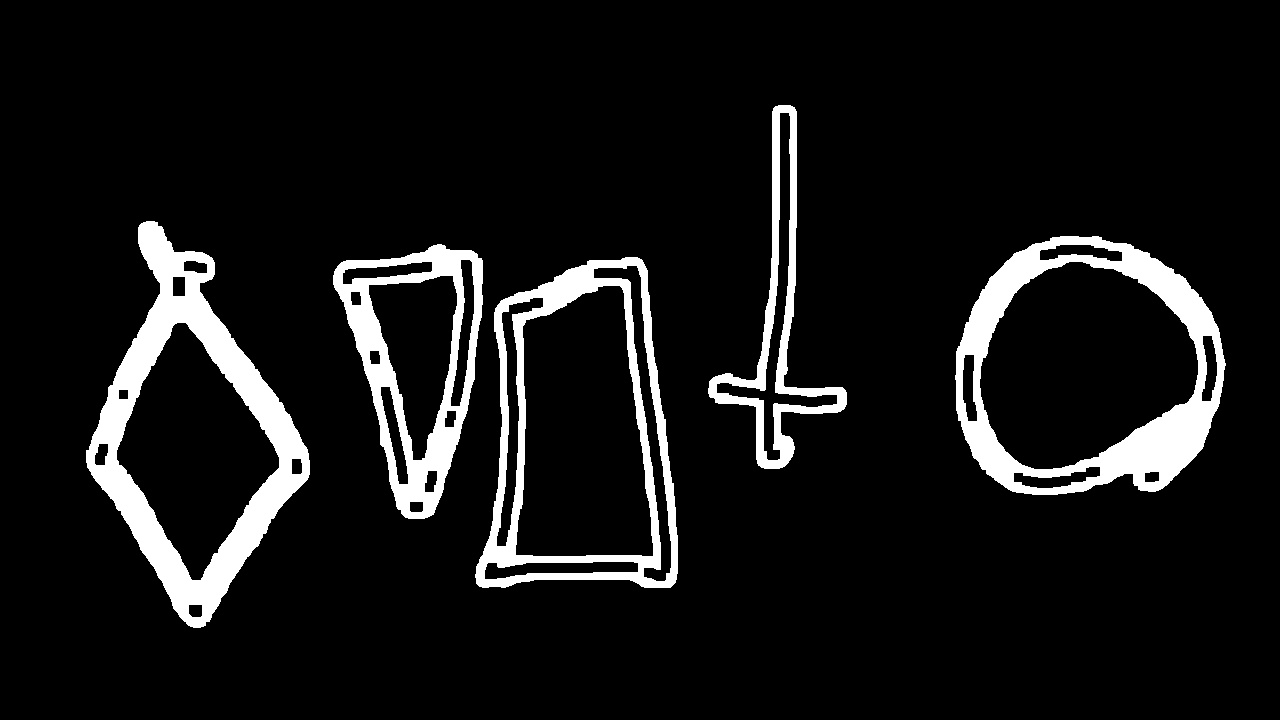
#> input picture circle/test_img/14_3.jpg_thresh.jpg, 1280 x 720 px, given in place of img5_extracted_paper.jpg, which was not available
$ python ShapeAnalyzer.py
#> lines starting #> are read from the running program, lines starting #| are printed output that depends on the picture; after the words box and inside, x2 and y2 are one past the last pixel; in counts of white or black regions, pixels touching at a corner belong together; pictures that were not available may be replaced by others from this repository, and a replacement may not be noted
import cv2
import numpy as np
import math
import os


class ShapeAnalyzer:
    def __init__(self, image_path="extracted_paper.jpg"):
        self.image_path = image_path
        self.img = None
        self.result_img = None

    def process(self, debug=False):

#> called with debug = True
        self.img = cv2.imread(self.image_path)
#> self.img is the input picture: shape (720, 1280, 3); min 0, max 255, mean 22.2
        # cv2.imshow("original", self.img)
        if self.img is None:
            print("無法讀取圖片，請檢查路徑是否正確")
            return
        self.result_img = self.img.copy()
        gray = cv2.cvtColor(self.img, cv2.COLOR_BGR2GRAY)
        blurred = cv2.GaussianBlur(gray, (5, 5), 0)
        # cv2.imshow("blurred", blurred)
        # 使用自適應二值化取代 Canny 邊緣檢測
        adaptive_thresh = cv2.adaptiveThreshold(
            blurred, 255, cv2.ADAPTIVE_THRESH_MEAN_C, cv2.THRESH_BINARY, 13, 2
        )
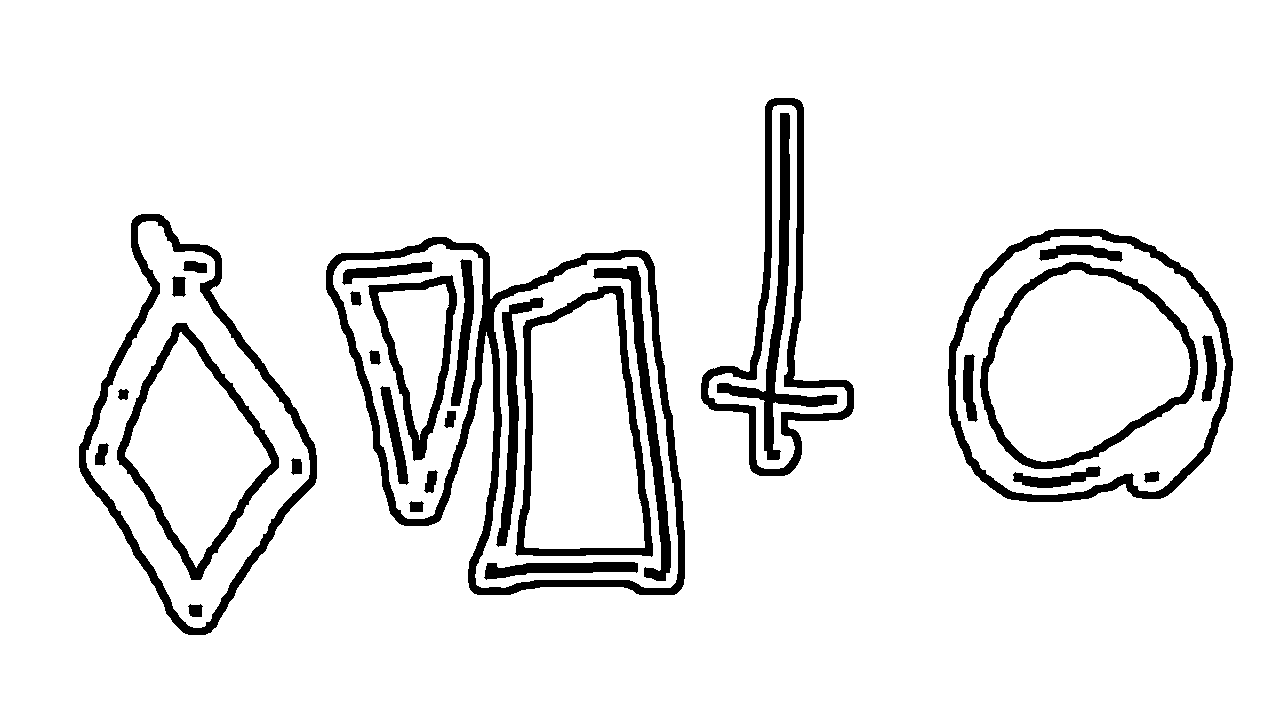
#> adaptive_thresh: shape (720, 1280); 91.7% white; 31 black regions, largest, box (x1, y1, x2, y2) and area: (326, 237, 685, 595) 13361, (79, 214, 317, 635) 8634, (701, 98, 854, 476) 7517

        # cv2.imshow("adaptive_thresh", adaptive_thresh)

        # 反轉圖像，讓物體變成白色，背景變成黑色
        thresh = cv2.bitwise_not(adaptive_thresh)

        # 形態學操作：先連接斷線，再去除雜訊
        # 使用閉運算連接斷開的線條
        kernel_close = np.ones((5, 5), np.uint8)
        thresh = cv2.morphologyEx(thresh, cv2.MORPH_CLOSE, kernel_close, iterations=2)
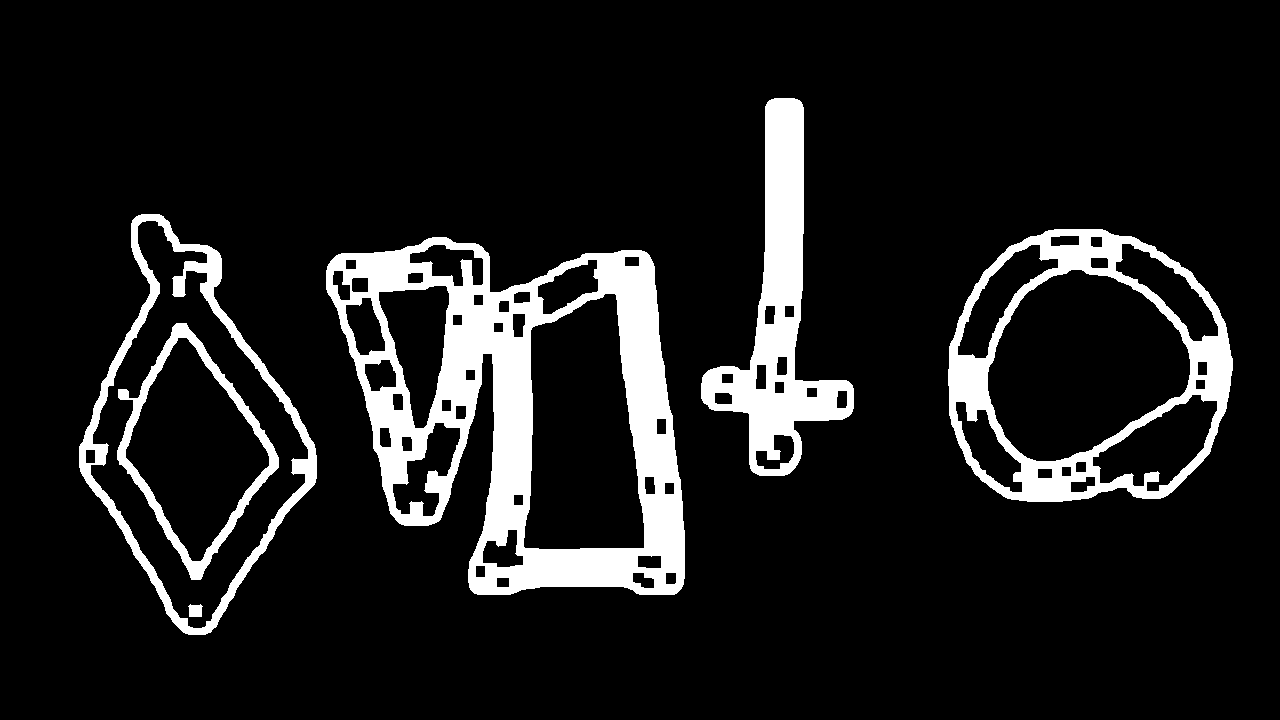
#> thresh: shape (720, 1280); 11.1% white; 6 white regions, box (x1, y1, x2, y2) and area: (326, 237, 685, 595) 49547, (948, 229, 1233, 502) 19046, (701, 98, 854, 476) 18101, (79, 214, 317, 635) 10023, (117, 323, 279, 580) 5300, (188, 604, 203, 617) 160

        # 再用開運算去除小雜訊
        kernel_open = np.ones((3, 3), np.uint8)
        thresh = cv2.morphologyEx(thresh, cv2.MORPH_OPEN, kernel_open, iterations=1)
#> thresh: shape (720, 1280); 11.1% white; 7 white regions, largest, box (x1, y1, x2, y2) and area: (326, 237, 685, 595) 49513, (948, 229, 1233, 502) 19033, (701, 98, 854, 476) 18100

        # 最後再用閉運算確保圖形完整性
        kernel_final = np.ones((5, 5), np.uint8)
        thresh = cv2.morphologyEx(thresh, cv2.MORPH_CLOSE, kernel_final, iterations=2)
#> thresh: shape (720, 1280); 11.1% white; 6 white regions, box (x1, y1, x2, y2) and area: (326, 237, 685, 595) 49525, (948, 229, 1233, 502) 19033, (701, 98, 854, 476) 18100, (79, 214, 317, 635) 10013, (117, 323, 279, 580) 5300, (189, 605, 202, 617) 156
        # cv2.imshow("thresh", thresh)
        cv2.waitKey(0)
        cv2.destroyAllWindows()

        # 根據輸入圖片名稱動態生成二值化圖像的保存路徑
        base_name = os.path.basename(self.image_path)
        img_prefix = base_name.split("_extracted_paper")[0]
        thresh_path = f"test_img/{img_prefix}_thresh.jpg"
        cv2.imwrite(thresh_path, thresh)
        if debug:
            cv2.imshow("original", self.img)
            cv2.imshow("adaptive_thresh", adaptive_thresh)
            cv2.imshow("thresh", thresh)
            cv2.waitKey(0)
            cv2.destroyAllWindows()
        return thresh_path, thresh, self.result_img, adaptive_thresh


# test_img\img3_extracted_paper.jpg
if __name__ == "__main__":
    img = "img5"
    detector = ShapeAnalyzer(image_path=f"test_img\{img}_extracted_paper.jpg")
    thresh_img_path, thresh, result_img, adaptive_thresh = detector.process(debug=True)
#> thresh_img_path = 'test_img/test_img\\img5_thresh.jpg'
    print(f"二值化圖像已保存到: {thresh_img_path}")
#| 二值化圖像已保存到: test_img/test_img\img5_thresh.jpg

$ run again, on circle/test_img/32_3.jpg_thresh.jpg
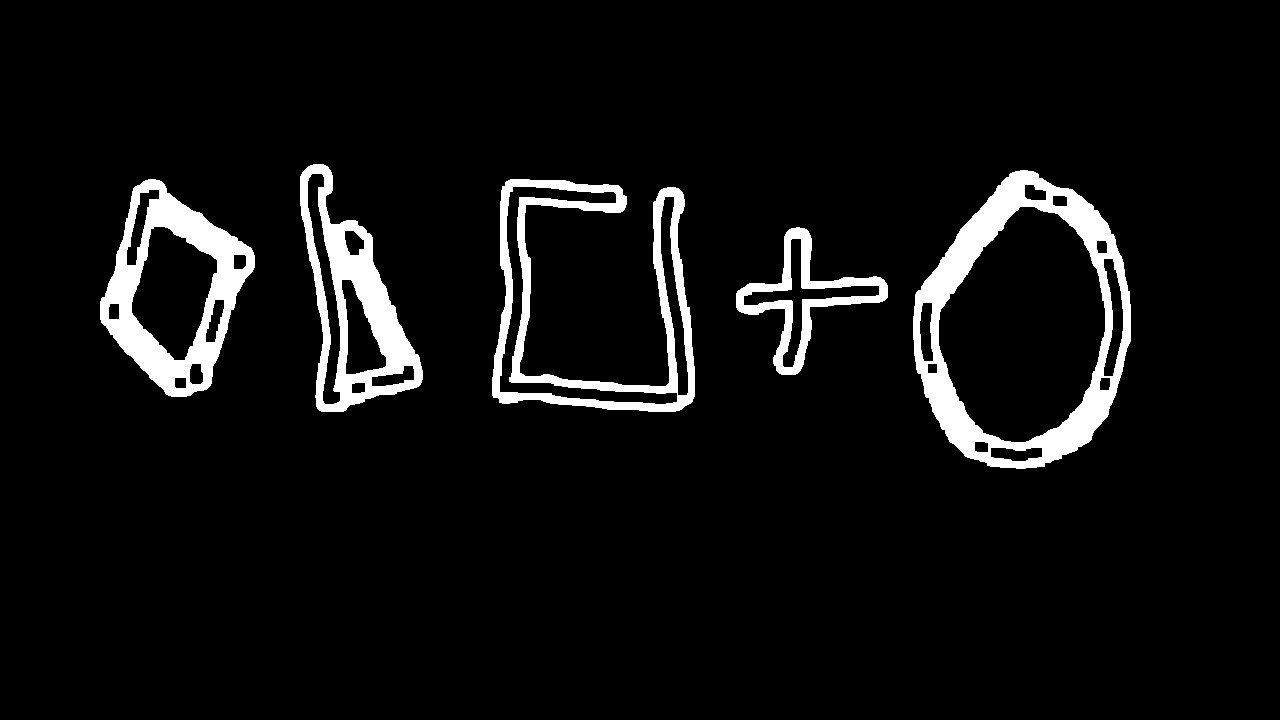
#> input picture circle/test_img/32_3.jpg_thresh.jpg, 1280 x 720 px, given in place of img5_extracted_paper.jpg, which was not available
#> in process, self.img is the input picture: shape (720, 1280, 3); min 0, max 255, mean 15.6
#> in process, `adaptive_thresh = cv2.adaptiveThreshold( blurred, 255, cv2.ADAPTIVE_TH..`:
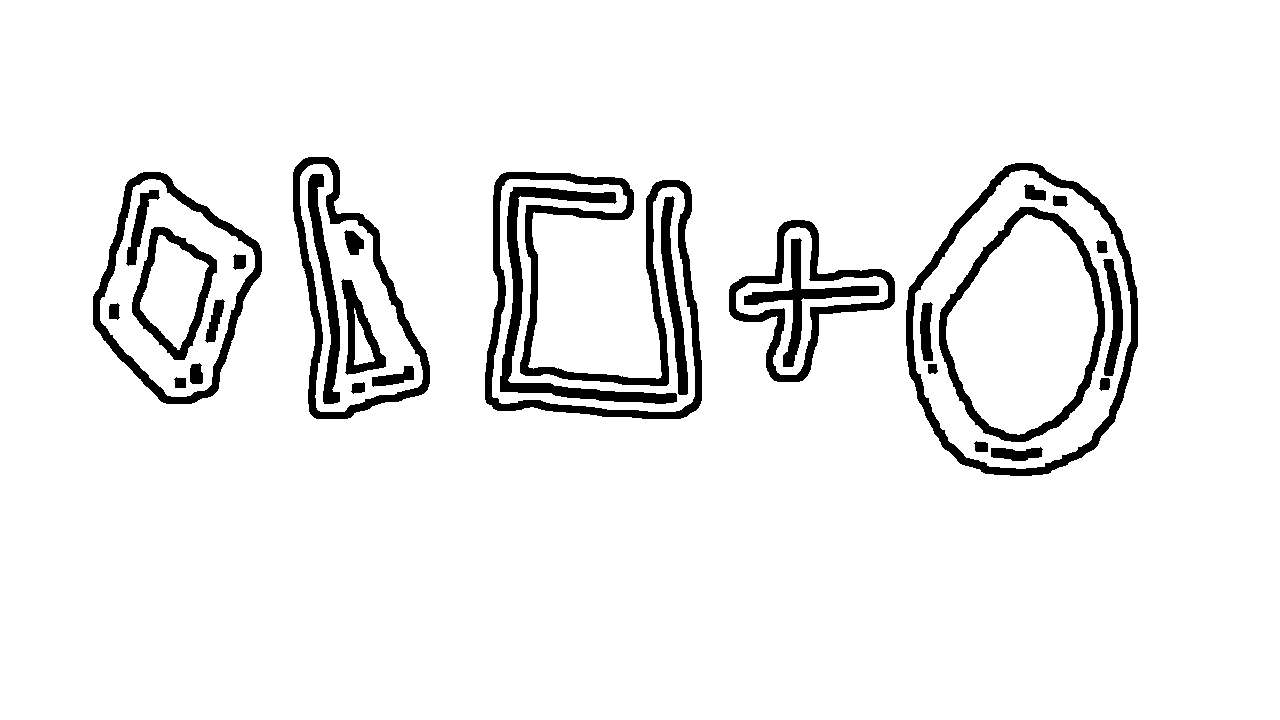
#> adaptive_thresh: shape (720, 1280); 93.6% white; 30 black regions, largest, box (x1, y1, x2, y2) and area: (485, 172, 702, 419) 10940, (906, 163, 1138, 476) 6823, (293, 157, 430, 419) 5311
#> in process, `thresh = cv2.morphologyEx(thresh, cv2.MORPH_CLOSE, kernel_close, itera..`:
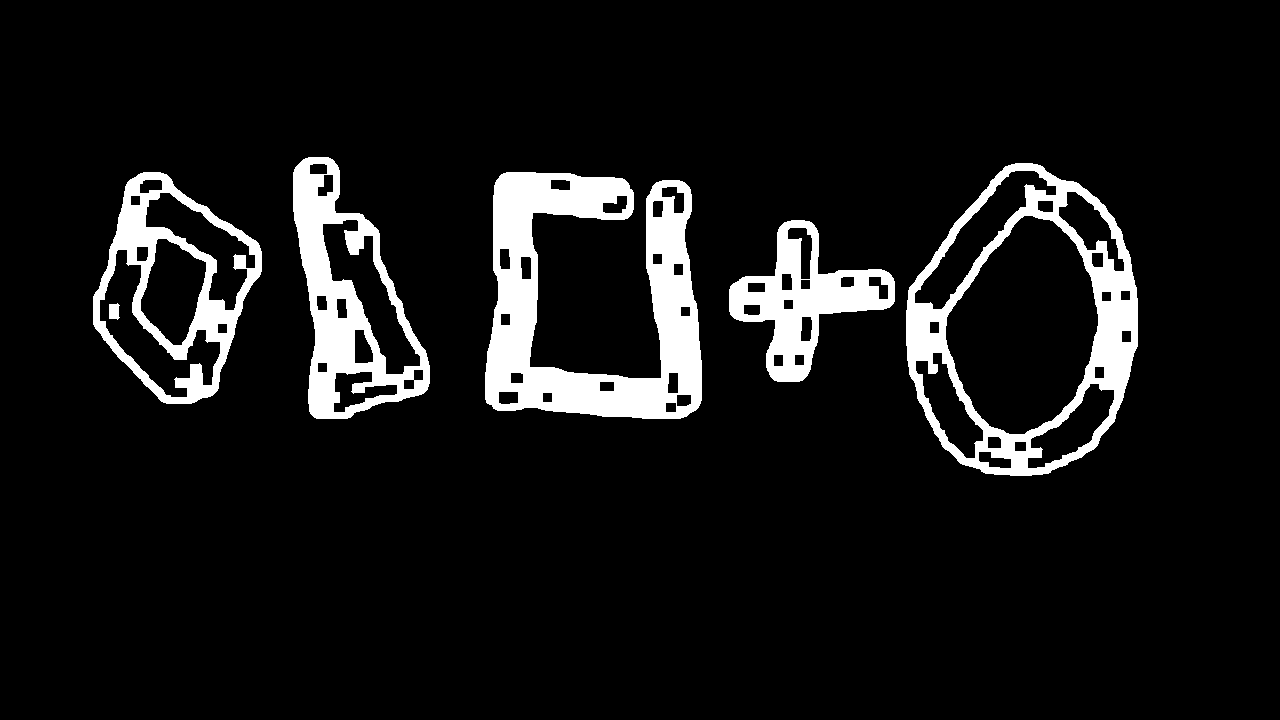
#> thresh: shape (720, 1280); 8.6% white; 6 white regions, box (x1, y1, x2, y2) and area: (485, 172, 702, 419) 26518, (906, 163, 1138, 476) 18290, (293, 157, 430, 419) 13633, (93, 172, 262, 404) 10996, (729, 220, 895, 382) 9865, (109, 303, 120, 320) 154
#> thresh_img_path = 'test_img/test_img\\img5_thresh.jpg'
#| 二值化圖像已保存到: test_img/test_img\img5_thresh.jpg
